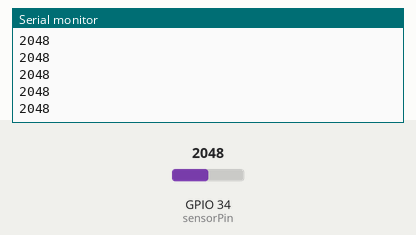
Bench run of a sketch on a simulated ESP32. On the bench: the last lines printed to the serial monitor. The test bench sets the inputs (shaded band); at power-on: GPIO 34 (sensorPin) = 2048.

Above: at 1.2 s.
1.3 s: GPIO 34 (sensorPin) set to 2866
At 1.31 s:
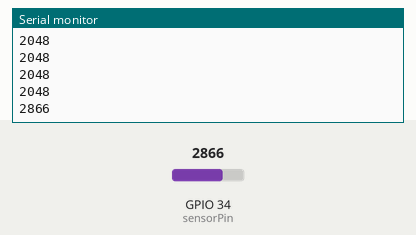
2.8 s: GPIO 34 (sensorPin) set to 3603
At 2.81 s:
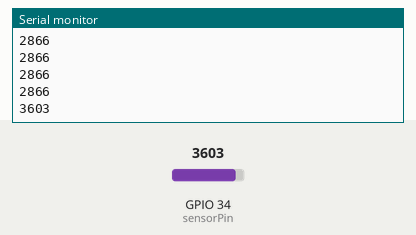
Timing chart, 0 to 5.8 s (numbered marks = the images above; inputs shaded):
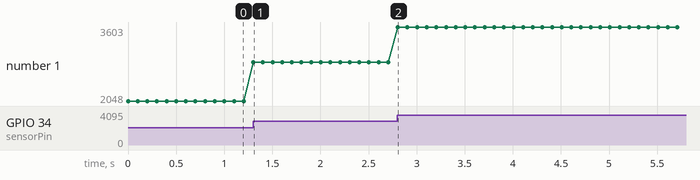

The sketch:

sketch_oct27a.ino
```cpp
int sensorPin = 34;
int sensorValue = 0;

void setup() {
  Serial.begin(9600);
  Serial.println("MyoWare EMG Sensor - ESP32");
}

void loop() {
  sensorValue = analogRead(sensorPin);
  Serial.println(sensorValue);
  delay(100);
}
```

Measured:
- after the input at 1.3 s, the serial monitor: prints a new line at once (image 1)
- after the input at 2.8 s, the serial monitor: prints a new line at once (image 2)
- plotted number 1: 2048 → 2866 after the input at 1.3 s, 2866 → 3603 after the input at 2.8 s
